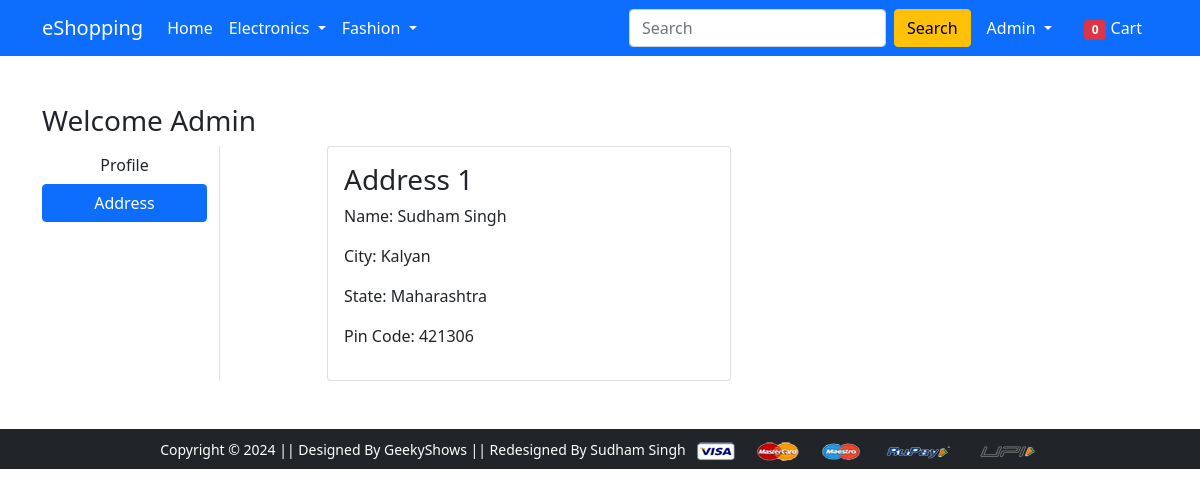
The page /address/ (signed in) on the database its author committed.
### app/models.py (models this page shows, shortened)
class Customer(models.Model):
    user = models.ForeignKey(User, on_delete=models.CASCADE)
    name = models.CharField(max_length=200)
    locality = models.CharField(max_length=200)
    city = models.CharField(max_length=200)
    zipcode = models.IntegerField()
    state = models.CharField(choices=STATE_CHOICES, max_length=50)

### app/views.py (the view)
# urls.py: path('address/', views.address, name='address'),
@login_required
def address(request):
 totalitem =0
 add = Customer.objects.filter(user=request.user)
 if request.user.is_authenticated:
  totalitem=len(Cart.objects.filter(user=request.user))
 return render(request, 'app/address.html',{'add':add,'active':'btn-primary','totalitem':totalitem})

### app/templates/app/address.html (shortened to what this page needs)
{% extends 'app/base.html' %}
{% load static %}
{% block main-content %}
<div class="container my-5">
 <div class="row">
 <h3>Welcome <span class="text-capitalize"> {{request.user}} </span></h3>
  <div class="col-sm-2 border-end">
   <ul class="list-unstyled">
    <li class="d-grid"><a href="{% url 'profile' %}" class="btn">Profile</a></li>
    <li class="d-grid"><a href="{% url 'address' %}" class="btn {{active}}">Address</a></li>
   </ul>
  </div>
  <div class="col-sm-9 offset-sm-1">
   <div class="row">
    {% for ad in add %}
    <div class="col-sm-6">
     <div class="card">
      <div class="card-body">
       <h3>Address {{forloop.counter}}</h3>
       <p>Name: {{ad.name}}</p>
       <p>City: {{ad.city}}</p>
       <p>State: {{ad.state}}</p>
       <p>Pin Code: {{ad.zipcode}}</p>
      </div>
     </div>
    </div>
    {% endfor %}
   </div>
  </div>
 </div>
</div>
{% endblock main-content %}

### app/templates/app/base.html (shortened to what this page needs)
<!doctype html>
{% load static %}
<html lang="en">
<head>
  <link href="https://cdn.jsdelivr.net/npm/bootstrap@5.0.0-beta1/dist/css/bootstrap.min.css" rel="stylesheet"
>
  <link rel="stylesheet" href="{% static 'app/css/owl.carousel.min.css' %}">
  <link rel="stylesheet" href="{% static 'app/css/all.min.css' %}">
  <link rel="stylesheet" href="{% static 'app/css/style.css' %}">
</head>
<body>
  <nav class="navbar navbar-expand-lg navbar-dark bg-primary">
    <div class="container">
      <a class="navbar-brand" href="/">eShopping</a>
      <div class="collapse navbar-collapse" id="navbarSupportedContent">
        <ul class="navbar-nav me-auto mb-2 mb-lg-0">
          <li class="nav-item">
            <a class="nav-link active" aria-current="page" href="/">Home</a>
          </li>
          <li class="nav-item dropdown">
            <a class="nav-link dropdown-toggle text-white" href="#" id="electronicsDropdown" role="button"
              data-bs-toggle="dropdown" aria-expanded="false">
              Electronics
            </a>
          </li>
          <li class="nav-item dropdown">
            <a class="nav-link dropdown-toggle text-white" href="#" id="fashionDropdown" role="button"
              data-bs-toggle="dropdown" aria-expanded="false">
              Fashion
            </a>
          </li>
        </ul>
        <form class="d-flex">
          <input class="form-control me-2" type="search" placeholder="Search" aria-label="Search">
          <button class="btn btn-warning" type="submit">Search</button>
        </form>
        <div>
          <ul class="navbar-nav me-auto mb-2 mb-lg-0">
          {% if request.user.is_authenticated %}
            <li class="nav-item dropdown mx-2">
              <a class="nav-link dropdown-toggle text-white" href="#" id="profileDropdown" role="button"
                data-bs-toggle="dropdown" aria-expanded="false">
                {{request.user.username|capfirst}}
              </a>
            </li>
            <li class="nav-item mx-2">
              <a href="{% url 'showcart' %}" class="nav-link text-white"><span class="badge bg-danger">{{totalitem}}</span> Cart
              </a>
            </li>
          {% endif %}
          </ul>
        </div>
      </div>
    </div>
  </nav>
  {% block main-content %} {% endblock main-content %}
  <footer class="container-fluid bg-dark text-center p-2 mt-5">
    <small class="text-white">Copyright &copy; 2024 || Designed By GeekyShows || Redesigned By Sudham Singh</small>
    <img src="{% static 'app/images/payment.png' %}" alt="" srcset="" class="img-fluid" height="2px">
  </footer>
</body>
</html>

### rows shown on the page
Customer: name "Sudham Singh", city "Kalyan", state "Maharashtra", zipcode "421306"

### other values the page prints
{{ request.user.username|capfirst }} "Admin"
{{ totalitem }} "0"
{{ request.user }} "Admin"
